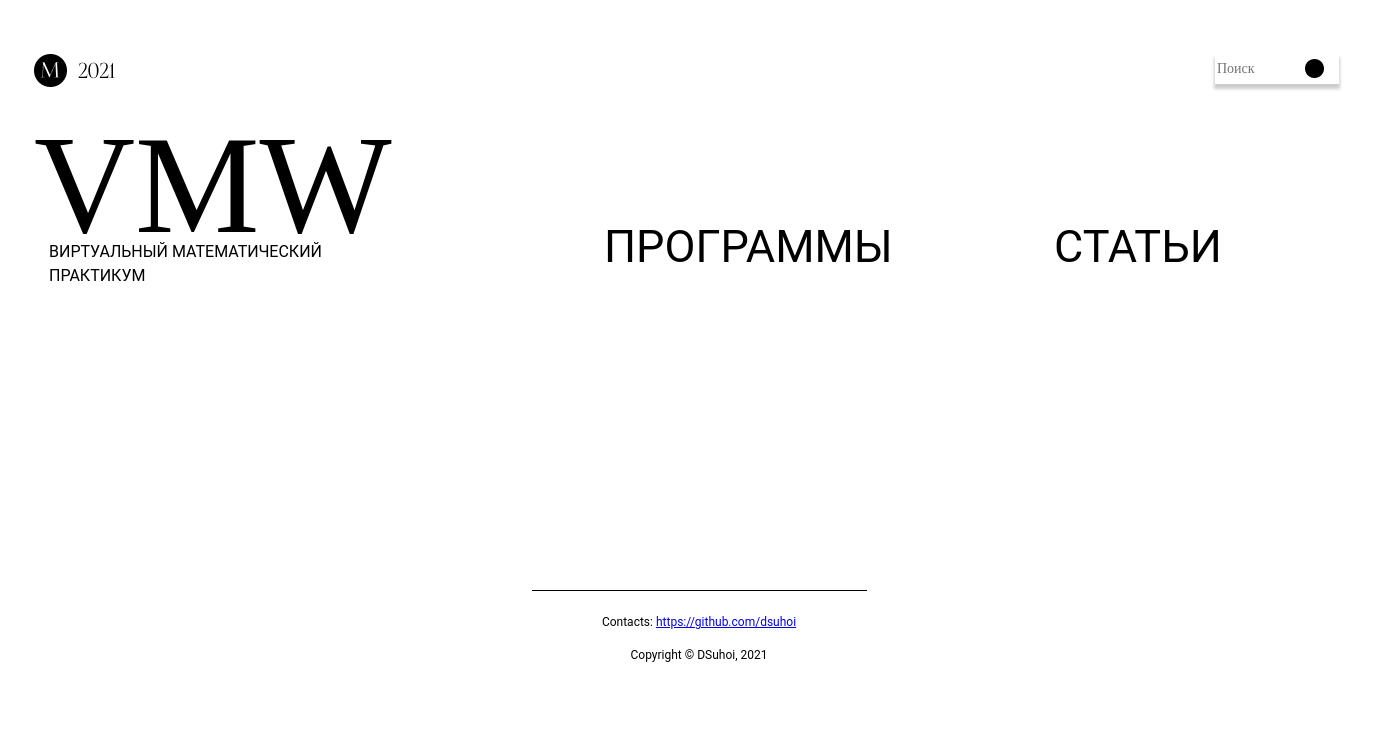
Page /post/15 on the earlier database version.
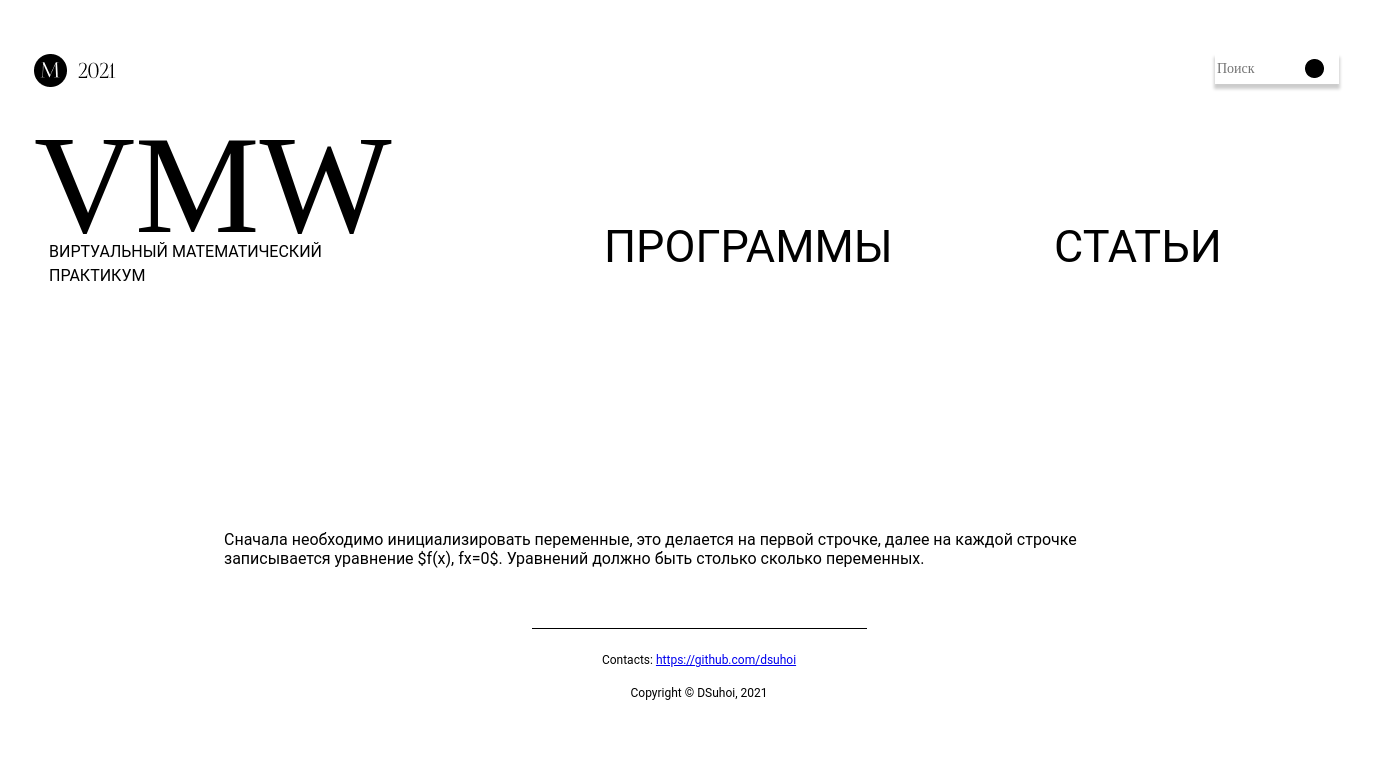
Same page on the later database version.
### app/models.py (models this page shows, shortened)
class Articles(db.Model):
    id = db.Column(db.Integer(), nullable=False, primary_key=True)
    title = db.Column(db.Text(), nullable=False)
    chapter = db.Column(db.Text(), nullable=False)
    content = db.Column(db.Text(), nullable=False, default="Текст")

### app/post/views.py (the view)
@post.route("/<post_id>")
def page(post_id):
    articles = Articles.query
    return render_template("page.html", data=articles.get(post_id))

### app/templates/page.html (shortened to what this page needs)
{% extends "base.html" %}
{% block text %}
<article>
    {{data.content |safe }}
</article>
{%endblock %}

Differences in the rows shown:
added Articles: content "Сначала необходимо инициализировать переменные, это делается на первой строчке, далее на каждой строчке записывается уравнение $f(x), fx=0$. Уравнений должно быть столько сколько переменных."
